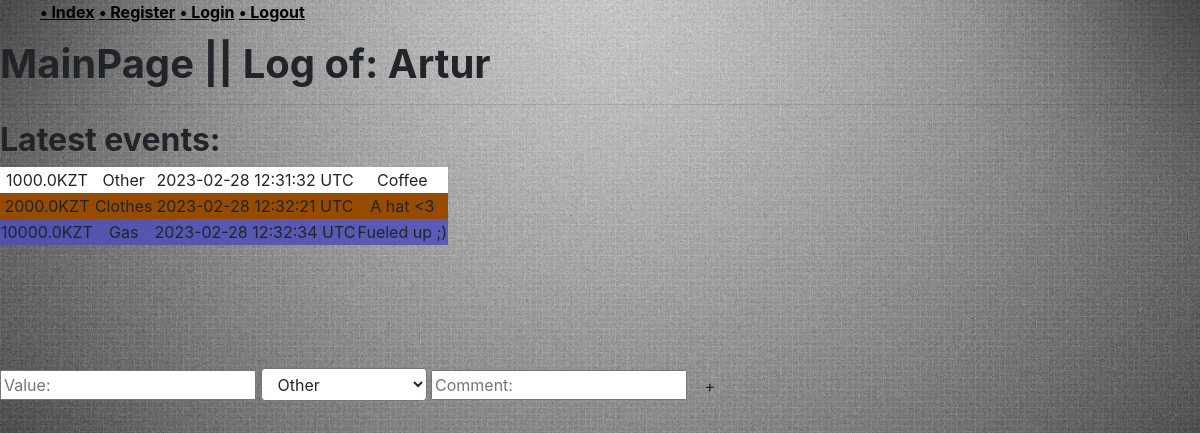
The app's page / (signed in), older data.
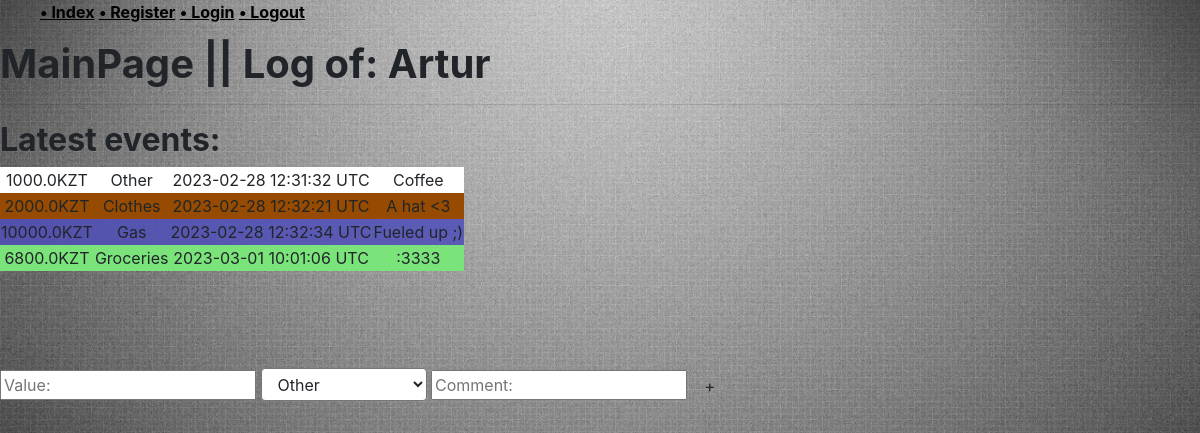
The same page, newer data.
### log/models.py (models this page shows, shortened)
class Entry(models.Model):
    user = models.ForeignKey(settings.AUTH_USER_MODEL, on_delete=models.CASCADE)
    category = models.ForeignKey(Category, on_delete=models.SET_DEFAULT, default=1)
    currency = models.CharField(choices=CURRENCY_CHOICES, max_length=3, default='KZT')
    value = models.FloatField(validators=[MinValueValidator(0)])
    date = models.DateTimeField(default=timezone.now)
    comment = models.CharField(max_length=200, blank=True)
    class Meta:
        verbose_name = "Entry"
        verbose_name_plural = "Entries"

class Category(models.Model):
    name = models.CharField(max_length=200)
    INCOME = '+'
    SPEND = '-'
    KIND_CHOICES = [
        (INCOME, 'income'),
        (SPEND, 'spend')
    ]
    kind = models.CharField(
        max_length=1,
        choices=KIND_CHOICES,
        default=SPEND,
    )
    def __str__(self):
        return self.name
    class Meta:
        verbose_name = "Category"
        verbose_name_plural = "Categories"

### log/views.py (the view)
# urls.py: path('', include('log.urls')),
@login_required
def log(request):
    current_user = request.user
    entries = collect_entries(current_user)
    categories = collect_categories(current_user)
    context = {
        'user'          : current_user.username,
        'entries'       : entries,
        'categories'    : categories,
    }
    return render(request, 'log/log.html', context)

### log/helpers.py (called while the page is built)
def collect_entries(user):
    entries_list = Entry.objects.filter(user=user.id)
    entries_dict = []
    for i, item in enumerate(entries_list):
        new_entry = {
            'value': item.value,
            'currency': item.currency,
            'category': item.category.name,
            'datetime': item.date.strftime("%Y-%m-%d %H:%M:%S %Z"),
            'comment' : item.comment,
            'iterator': i + 1,
        }
        entries_dict.append(new_entry)
    return entries_dict

def collect_categories(user):
    categories = Category.objects.all()
    return categories

### log/templates/log/log.html (shortened to what this page needs)
{% extends "accounts/layout.html" %}
{% block link %}
{% load static %}
    <link rel="stylesheet" type="text/css" href="{% static 'log/log_display.css' %}">
{% endblock link %}
{% block body %}
<h1 class="header">MainPage || Log of: {{user}}</h1>
<hr>
<h2 class="header">Latest events:</h2>
<div style="height: 200px; overflow-y: scroll; scroll-behavior: smooth; display:none" id="logTableContainer">
    <table id="logTable">
        <tbody>
            {% for entry in entries %}
            <tr class="{{entry.category|lower}}">
                <td>{{entry.value}}{{entry.currency}}</td>
                <td>{{entry.category}}</td>
                <td>{{entry.datetime}}</td>
                {% if 'comment' in entry %}
                <td>{{entry.comment}}</td>
                {% else %}
                <td>...</td>
                {% endif %}
            </tr>
            {% endfor %}
        </tbody>
    </table>
</div>
<form id="add-entry" style="display:inline-block;">
        <input name="value" id="input-value" placeholder="Value:">
        <select name="category" id="input-category" class="form-select">
            {% for category in categories %}
                {% if forloop.counter == 1 %}
                <option selected value="{{ category }}">{{category}}</option>
                {% else %}
                <option value="{{ category }}">{{category}}</option>
                {% endif %}
            {% endfor %}
        </select>
        <input name="comment" id="input-comment" placeholder="Comment:">
        <button class="btn" type="submit">+</button>
</form>
{% endblock body %}

### accounts/templates/accounts/layout.html (shortened to what this page needs)
<!DOCTYPE html>
<html lang="en">
    <head>
        {% load static %}
        <link rel="stylesheet" href="{% static 'accounts/style.css' %}">
        {% block link %} {% endblock link %}
        <link rel="stylesheet" href="https://cdn.jsdelivr.net/npm/bootstrap@4.3.1/dist/css/bootstrap.min.css">
    </head>
    <body>
        <ul>
            <li style="display: inline-block;"><a class="a-empty" href="/">• Index </a></li>
            <li style="display: inline-block;"><a class="a-empty" href="/register">• Register </a></li>
            <li style="display: inline-block;"><a class="a-empty" href="/login">• Login </a></li>
            <li style="display: inline-block;"><a class="a-empty" href="/logout">• Logout </a></li>
        </ul>
        {% block body %}{% endblock body %}
    </body>
</html>

### accounts/static/accounts/style.css (style rules this page uses)
body { background: white url("images/background.jpg") no-repeat; background-size: cover; }
.header { font-weight: bold; }
.a-empty { color: black; text-decoration: underline; font-weight: bold; }

### log/static/log/log_display.css (style rules this page uses)
table th, table td { text-align: center; }
.form-select { display: inline-block; padding: 0.275rem 2.25rem 0.275rem 0.75rem; font-size: 1rem; font-weight: 400; line-height: 1.5; color: #212529; background-color: #fff; background-repeat: no-repeat; background-position: right 0.75rem center; background-size: 16px 12px; border-radius: 0.25rem; transition: border-color .15s ease-in-out, box-shadow .15s ease-in-out; }
#add-entry { display: inline-block; vertical-align: middle; margin-right: 10px; }
.other { background-color: white; }
.groceries { background-color: #7ae37a; }
.clothes { background-color: #964B00; }
.gas { background-color: rgba(79, 79, 185, 0.842); }

Row changes from the older to the newer data that the page shows:
added Entry: value "6800.0", currency "KZT", comment ":3333"
now on this page (row unchanged): Category: category "Groceries"
Text that changed along with them:
new list line: "2023-03-01 10:01:06 UTC"
